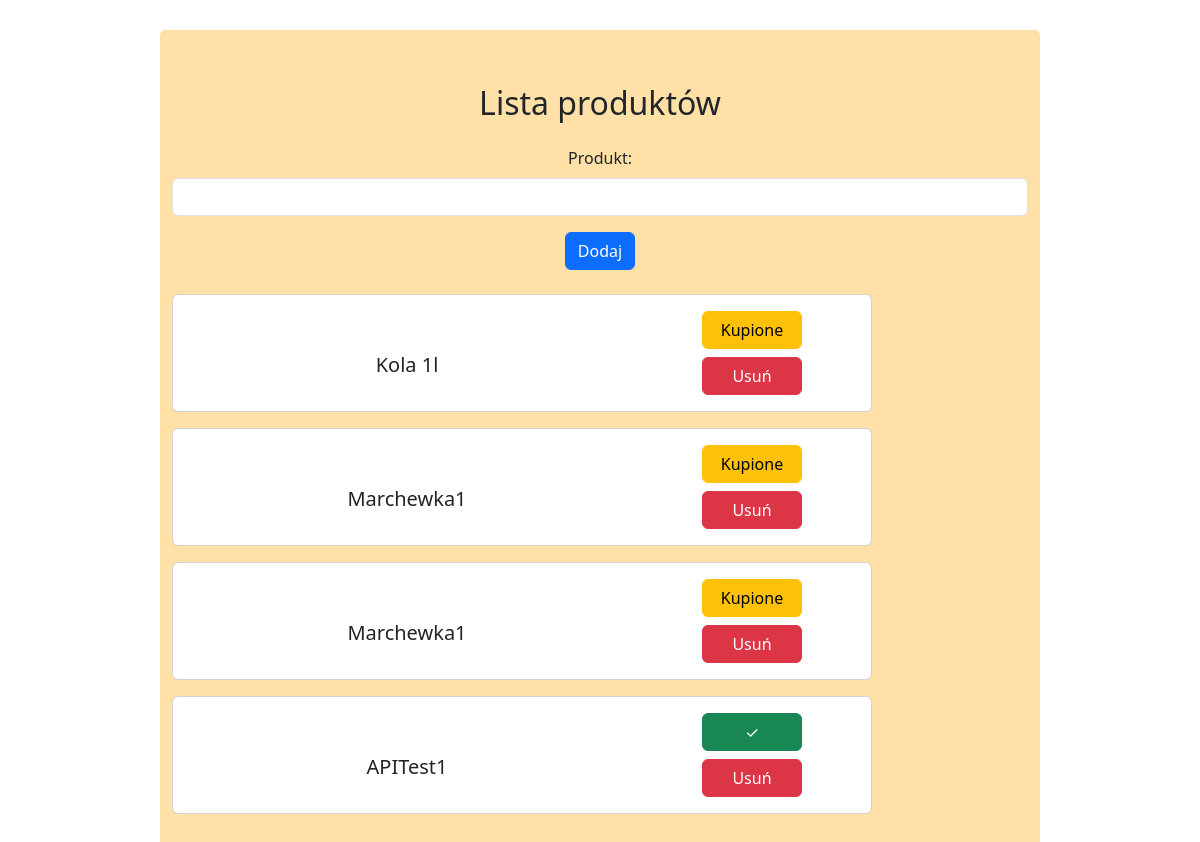
/, run on an earlier commit of the app's database.
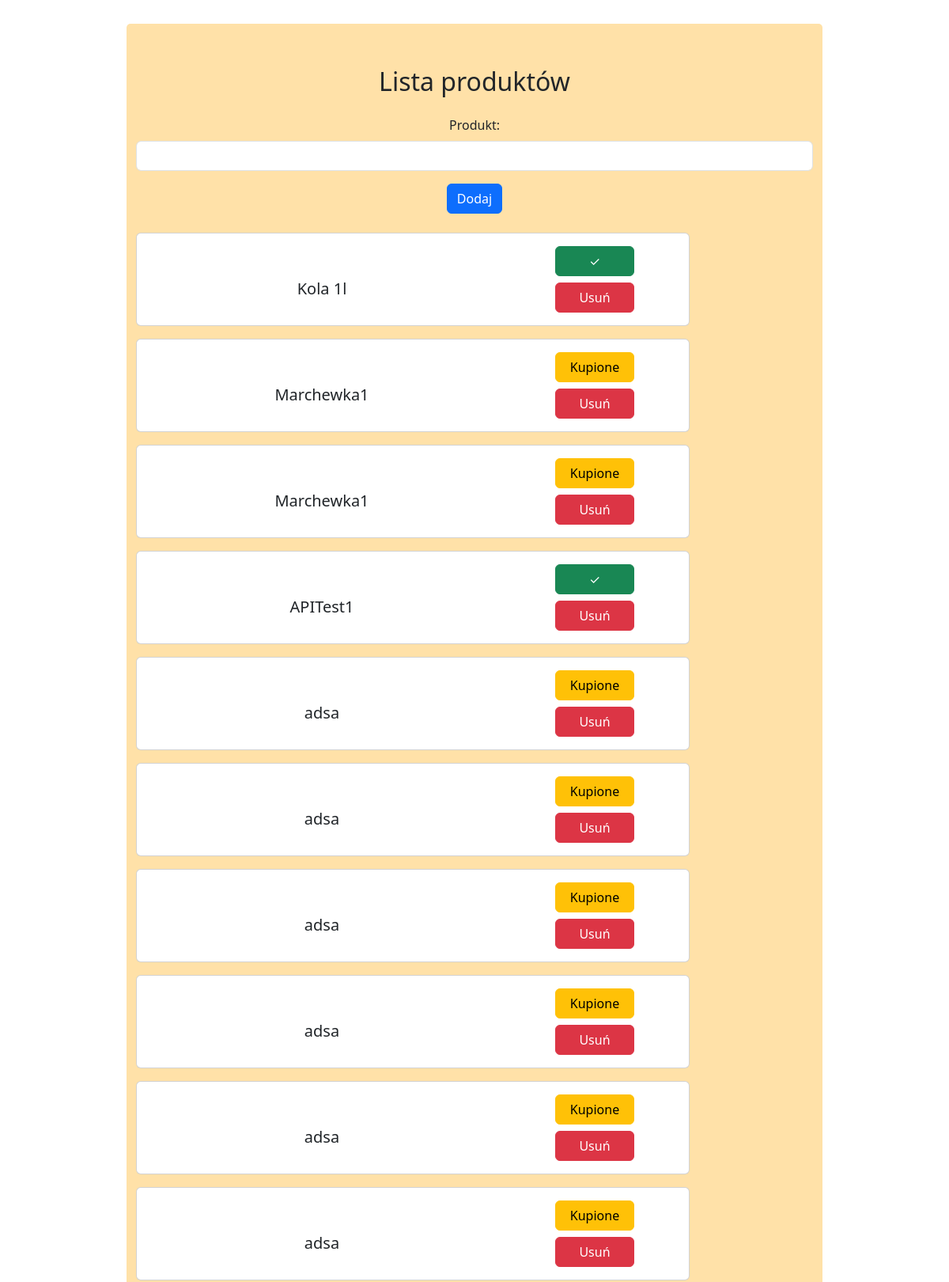
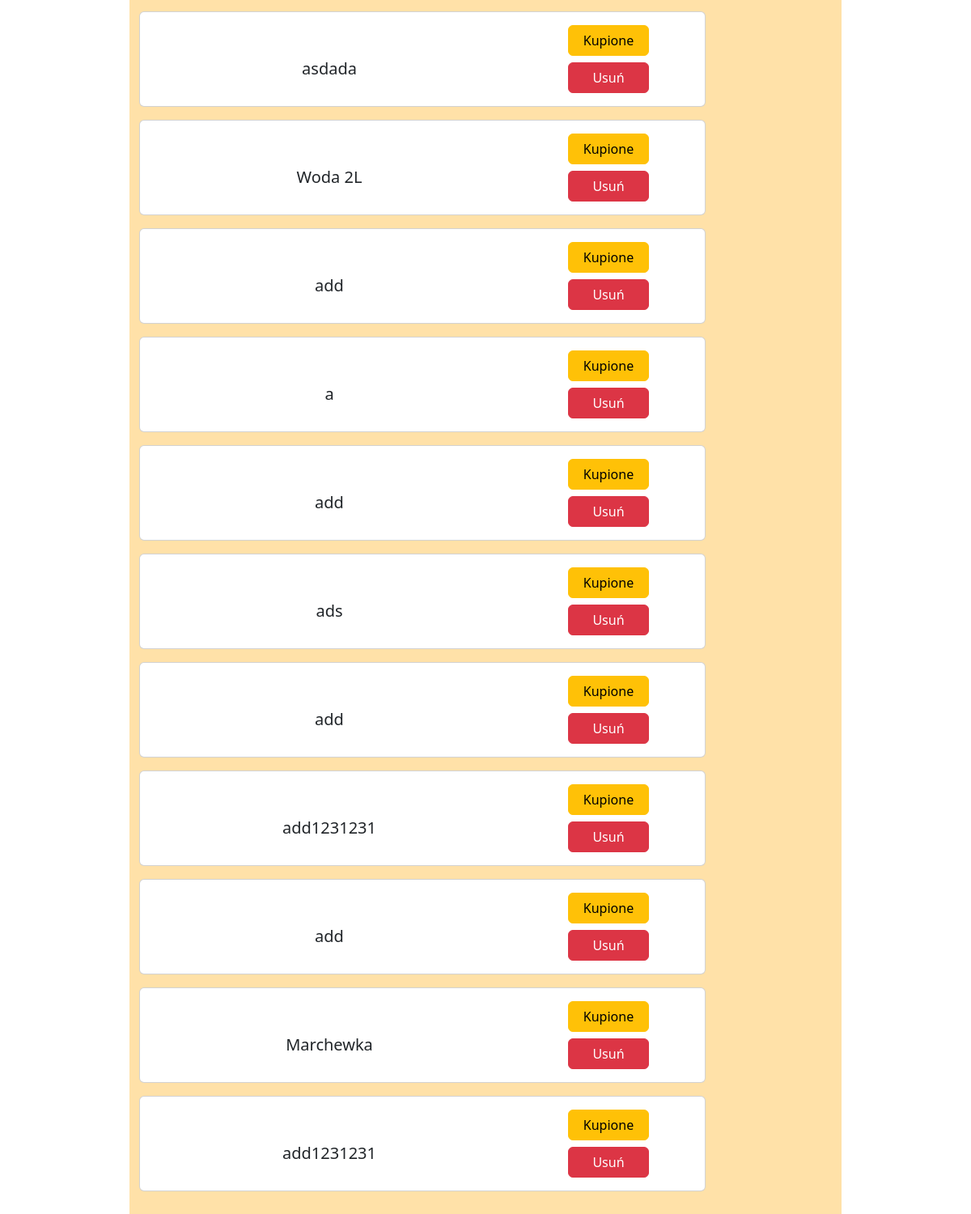
And on a later commit of the database (2 pictures, top to bottom).
### pages/models.py (models this page shows, shortened)
class Product(models.Model):
    name = models.CharField(blank=False, max_length=255)
    buyed = models.BooleanField(default=False)

### pages/views.py (the view)
# urls.py: path('', views.index, name='home'),
def index(request):
    products = Product.objects.all()
    context = {"products": products}
    return render(request, 'pages/index.html', context)

### templates/pages/index.html (shortened to what this page needs)
{% extends "pages/base_index.html" %}
{% load static %}
{% block content %}
<div id="ProductListBody">
    <figure class="text-center my-4">
      <blockquote class="blockquote">
        <h2>Lista produktów</h2>
      </blockquote>
    </figure>
  <div class="container text-center">
    <div id="AddNewProductForm" class="row justify-content-center d-flex" >
        <div class="mb-3" >
          <label for="new_product" class="form-label">Produkt:</label>
          <input type="text" class="form-control" id="new_product" name="new_product" aria-describedby="emailHelp" required>
        </div>
        <div class="col-4 mb-4">
            <button type="submit" class="btn btn-primary" onclick="add_product()">Dodaj</button>
        </div>
    </div>
  </div>
<div id="MainProductList">
    {% for product in products %}
      <div class="container text-center" id="product_container{{product.id}}">
          <div class="card mb-3" style="max-width: 700px;">
            <div class="row g-0">
              <div class="col-md-12">
                <div class="card-body">
                  <div class="row d-flex justify-content-center align-items-center">
                    <div class="col-8">
                      <h5 class="card-title">{{ product.name }}</h5>
                    </div>
                    <div class="col-4">
                        <div class="row d-flex flex-column">
                        <div class="col-12">
                              <button id="product_bought_checkbox{{product.id}}"  style=" {% if product.buyed == True %} display: block; {% else %} display: none; {% endif %} min-width: 100px;" type="submit" class="btn btn-success mx-auto" onclick="mark_product({{product.id}}, '{{product.name}}', false)">&#10003;</button>
                              <button id="product_not_bought_checkbox{{product.id}}" style=" {% if product.buyed == True %} display: none; {% else %} display: block; {% endif %} min-width: 100px;" type="submit" class="btn btn-warning mx-auto" onclick="mark_product({{product.id}}, '{{product.name}}', true)">Kupione</button>
                        </div>
                        <div class="col-12">
                            <button type="submit" class="btn btn-danger mt-2" style="min-width: 100px;" onclick="delete_product({{product.id}})">Usuń</button>
                        </div>
                      </div>
                    </div>
                  </div>
                </div>
              </div>
            </div>
          </div>
      </div>
  {% endfor %}
</div>
  </div>
{% endblock %}

What changed in the data, as far as the page shows it:
changed Product "Kola 1l": buyed "Kupione" → "✓"
added Product: name "adsa"
added Product: name "adsa"
added Product: name "adsa"
added Product: name "adsa"
added Product: name "adsa"
added Product: name "adsa"
added Product: name "asdada"
added Product: name "Woda 2L"
added Product: name "add"
added Product: name "a"
added Product: name "add"
added Product: name "ads"
added Product: name "add"
added Product: name "add1231231"
added Product: name "add"
added Product: name "Marchewka"
added Product: name "add1231231"
